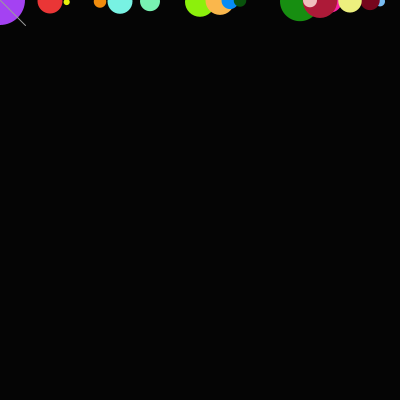
Frame 1 (no input)
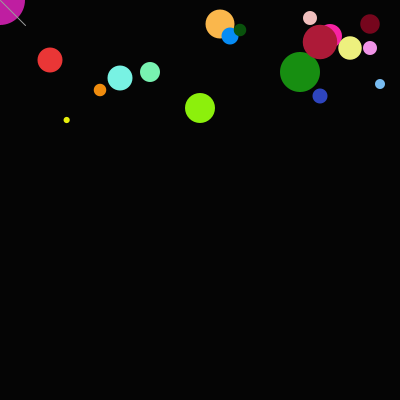
Frame 60 (the mouse pressed at the canvas centre just before this capture)
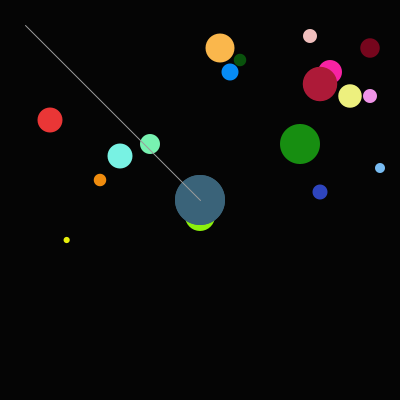
Frame 120 (the mouse held since frame 60 and released just before this capture)

The Processing sketch that drew these frames (run headless with seeded random() and noise(); from frame 60 on, the mouse is pressed at the canvas centre):

// Processing sketch: processing_68750
// ── processing_68750.pde

//Homework 3
//Sun Park; sunkyunp
//Copyright Sun Park, Sept 2012

float x, y, wd, ht;

void setup()
{
  size(400, 400);
  x=100;
  y=100;
  wd=50;
  ht=50;
  textSize(5);
}

void draw()
{
  //snow
  background(5, 5, 5);
  smooth();

  fill(234, 54, 54);
  noStroke();
  ellipse(x/2, frameCount%height, wd/2, ht/2);
  y=y-1;
  fill(240, 140, 14);
  noStroke();
  ellipse(x, frameCount%height*1.5, wd/4, ht/4);
  y=y-20;
  fill(231, 240, 12);
  noStroke();
  ellipse(x/1.5, frameCount%height*2, wd/8, ht/8);
  y=y-3;
  fill(140, 240, 12);
  noStroke();
  ellipse(x*2, frameCount%height*1.8, wd*0.6, ht*0.6);
  y=y+6;
  fill(23, 142, 17);
  noStroke();
  ellipse(x*3, frameCount%height*1.2, wd*0.8, ht*0.8);
  y=y-10;
  fill(120, 242, 177);
  noStroke();
  ellipse(x*1.5, frameCount%height*1.2, wd*0.4, ht*0.4);
  y=y-5;
  fill(120, 242, 227);
  noStroke();
  ellipse(x*1.2, frameCount%height*1.3, wd*0.5, ht*0.5);
  y=y-2;
  fill(120, 188, 242);
  noStroke();
  ellipse(x*3.8, frameCount%height*1.4, wd*0.2, ht*0.2);
  y=y-15;
  fill(46, 69, 191);
  noStroke();
  ellipse(x*3.2, frameCount%height*1.6, wd*0.3, ht*0.3);
  y=y-4;
  fill(107, 44, 245);
  noStroke();
  ellipse(x*4.6, frameCount%height*1.5, wd*0.25, ht*0.25);
  y=y-2;
  fill(201, 106, 250);
  noStroke();
  ellipse(x*4.5, frameCount%height*0.9, wd*0.37, ht*0.37);
  y=y-6;
  fill(240, 148, 231);
  noStroke();
  ellipse(x*3.7, frameCount%height*0.8, wd*0.28, ht*0.28);
  y=y-6.5;
  fill(247, 35, 163);
  noStroke();
  ellipse(x*3.3, frameCount%height*0.6, wd*0.48, ht*0.48);
  y=y-2.8;
  fill(173, 26, 56);
  noStroke();
  ellipse(x*3.2, frameCount%height*0.7, wd*0.69, ht*0.69);
  y=y-4.8;
  fill(118, 6, 29);
  noStroke();
  ellipse(x*3.7, frameCount%height*0.4, wd*0.39, ht*0.39);
  y=y-5.2;
  fill(240, 191, 189);
  noStroke();
  ellipse(x*3.1, frameCount%height*0.3, wd*0.28, ht*0.28);
  y=y-4.7;
  fill(250, 183, 76);
  noStroke();
  ellipse(x*2.2, frameCount%height*0.4, wd*0.58, ht*0.58);
  y=y-2.7;
  fill(7, 140, 245);
  noStroke();
  ellipse(x*2.3, frameCount%height*0.6, wd*0.34, ht*0.34);
  y=y-4.4;
  fill(9, 82, 12);
  noStroke();
  ellipse(x*2.4, frameCount%height*0.5, wd*0.25, ht*0.25);
  y=y-1.4;
  fill(237, 240, 126);
  noStroke();
  ellipse(x*3.5, frameCount%height*0.8, wd*0.47, ht*0.47);
  y=y-1.3;
  fill(240, 186, 77);
  noStroke();

  ellipse(x*21.5, frameCount%height*0.75, wd*0.42, ht*0.42);
  y=y-1.1;
  fill(random(255), random(255), random(255));
  noStroke();

  loop();

  //ground
  ellipse(mouseX, mouseY, pmouseX/4, pmouseY/4);

  //mouse
  ellipse(mouseX, mouseY, wd, ht);
  
  stroke(155);
  line(pmouseX, pmouseY, wd/2, ht/2);
  
}






//frameCount
